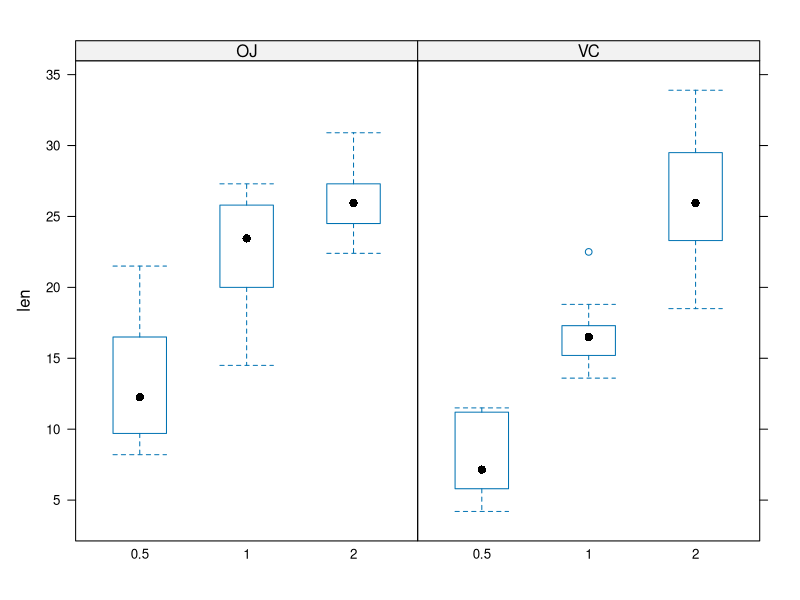

The R source for this figure: (Note: this script raises an error after producing the figure.)
## ---- chunk 1
data(ToothGrowth)
str(ToothGrowth)
## ---- chunk 2
library(lattice)
attach(ToothGrowth)
aggregate(len,list(dose,supp),FUN=function(x) c(x_mean=mean(x), x_sd=sd(x)))
detach(ToothGrowth)
## ---- chunk 3
ToothGrowth$dose <- as.factor(ToothGrowth$dose) #remember to convert dose to a factor before proceeding
bwplot(len ~ dose | supp,data=ToothGrowth)
## ---- chunk 4
t.test(len ~ supp, paired=F, var.equal=F, data=ToothGrowth)
## ---- chunk 5
dose.one <- subset(ToothGrowth, dose %in% c(0.5, 1.0))
dose.two <- subset(ToothGrowth, dose %in% c(1.0, 2.0))
dose.three <- subset(ToothGrowth, dose %in% c(0.5, 2.0))
## ---- chunk 6
t.test(len ~ dose, paired=F, var.equal=F, data=dose.one)
## ---- chunk 7
t.test(len ~ dose, paired=F, var.equal=F, data=dose.two)
## ---- chunk 8
t.test(len ~ dose, paired=F, var.equal=F, data=dose.three)
